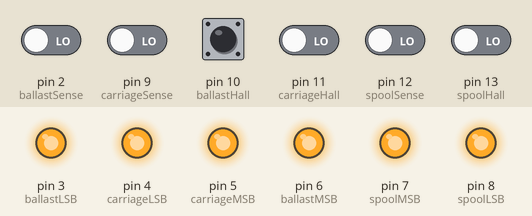
Simulated run of this sketch. Board: Arduino Nano, built with avr-gcc and run on an emulated ATmega328P. On the bench: output pins drawn as LEDs (lit = HIGH). Dashed ring = blinking. The inputs (shaded band) are chosen by the test bench; at power-on: pin 2 (ballastSense), pin 9 (carriageSense), pin 10 (ballastHall), pin 11 (carriageHall), pin 12 (spoolSense), pin 13 (spoolHall) LOW.

Above: at 1.7 s.
1.8 s: pin 10 (ballastHall) pulsed HIGH 5 times (0.12 s each, 0.3 s apart)
At 2.37 s:
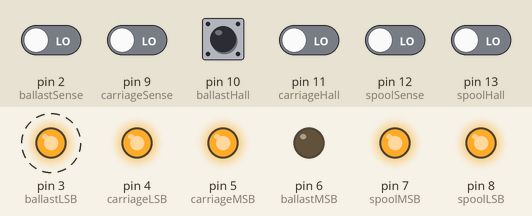
At 3.8 s:
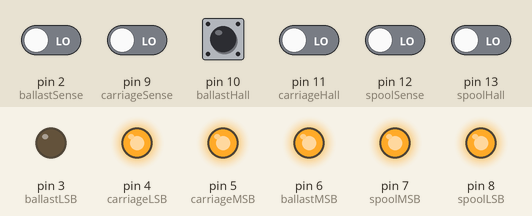
Timing chart, 0 to 5.3 s (numbered marks = the images above; inputs shaded):
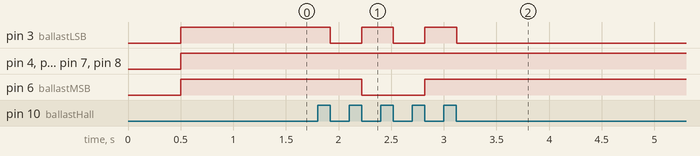

Measured:
- after the input at 1.8 s, pin 3 (ballastLSB): alternates HIGH for 0.30 s and LOW for 0.30 s, 5 changes in all, then stays LOW, starting after 0.12 s; pin 6 (ballastMSB): HIGH → LOW after 0.42 s, → HIGH 0.60 s later

The sketch:

encoder_reader2.ino
```cpp
/*
ARDUINO NANO ENCODER CODE
Reads the 3 Hall effect sensors and the 3 direction sense pins,
outputs the encoder increments on the 6 wire bus.

PINOUT:

Hall Effect Sensors
Carriage Hall Effect:	D11
Spool Hall Effect:		D13
Ballast Hall Effect:	D10

Direction Sense
Carriage Sense (Orange):	D9
Spool Sense (Purple):		D12
Ballast Sense (Blue):		D2

Parallel Bus
Carriage LSB (Blue):	D4
Carriage MSB (Purple):	D5
Spool LSB (Orange):		D8
Spool MSB (Yellow):		D7
Ballast LSB (Green):	D3
Ballast MSB (Grey):		D6

*/

//Establish Pin variables
uint8_t carriageHall =	11;
uint8_t spoolHall =		13;
uint8_t ballastHall =	10;

uint8_t carriageSense =	9;
uint8_t spoolSense =	12;
uint8_t ballastSense =	2;

uint8_t carriageLSB =	4;
uint8_t carriageMSB =	5;
uint8_t spoolLSB =		8;
uint8_t spoolMSB =		7;
uint8_t ballastLSB =	3;
uint8_t ballastMSB =	6;

//Debounce Counters
uint8_t carriageDebounce =	0;
uint8_t spoolDebounce =		0;
uint8_t ballastDebounce =	0;

uint8_t debounceThreshhold = 3;

uint16_t delayTime = 200;

//Parallel Bus Current data:
int8_t carriageBus =	0;
int8_t spoolBus =		0;
int8_t ballastBus =		0;

//Current Hall Sensor state (hall sensors digitalRead as false when activated):
bool carriageState =	true;
bool spoolState =		true;
bool ballastState = 	true;

void setup() {
	delay(500);
	//Configure the GPIO as INPUT/OUTPUT
	pinMode(carriageHall, INPUT);
	pinMode(spoolHall, INPUT);
	pinMode(ballastHall, INPUT);

	pinMode(carriageSense, INPUT);
	pinMode(spoolSense, INPUT);
	pinMode(ballastSense, INPUT);

	pinMode(carriageLSB, OUTPUT);
	pinMode(carriageMSB, OUTPUT);
	pinMode(spoolLSB, OUTPUT);
	pinMode(spoolMSB, OUTPUT);
	pinMode(ballastLSB, OUTPUT);
	pinMode(ballastMSB, OUTPUT);

}

/*
As the code loops, the mega needs to check every hall effect pin for a rising change of state (with debounce).
If there is a change, check the corresponding direction sense pin. Then increment the corresponding MSB/LSB
*/
void loop() {
	updateBus(carriageHall, readPin(carriageHall, carriageSense));
	updateBus(spoolHall, readPin(spoolHall, spoolSense));
	updateBus(ballastHall, readPin(ballastHall, ballastSense));

	delayMicroseconds(delayTime);
}
/*
reads one of the hall effect pins. Performs a debounce check.
Returns the increment amount int8_t: -1, 0, or 1
*/
int8_t readPin(uint8_t pin, uint8_t sensePin){
	int8_t increment = 0;
	bool pinRead = digitalRead(pin);
	//If pin read high and correct debounce count reached, increment parallel bus
	if(!pinRead && getDebounceCount(pin) == debounceThreshhold && getState(pin)){
		if(digitalRead(sensePin)){
			increment = 1;
		}
		else{
			increment  = -1;
		}
		updateDebounceCount(pin, -debounceThreshhold);
		updateState(pin);
	}
	//If pin read high and insufficient debounce count reached, increment debounce counter
	else if(!pinRead && getDebounceCount(pin) < debounceThreshhold && getState(pin)){
		updateDebounceCount(pin, 1);
	}

	else if(pinRead && getDebounceCount(pin) == debounceThreshhold && !getState(pin)){
		updateState(pin);
		updateDebounceCount(pin, -debounceThreshhold);
	}
	else if(pinRead && getDebounceCount(pin) < debounceThreshhold && !getState(pin)){
		updateDebounceCount(pin, 1);
	}
	else{
		updateDebounceCount(pin, -getDebounceCount(pin));
	}
	return increment;
}
/*
updates the parallel bus. Given Hall Pin and increment size.
*/
void updateBus(uint8_t pin, int8_t increment){
	if(increment != 0){
		if(pin == carriageHall){
			carriageBus += increment;
			if(carriageBus > 3){
				carriageBus = 0;
			}
			else if(carriageBus < 0){
				carriageBus = 3;
			}
			writeToBus(carriageLSB, carriageMSB, carriageBus);
		}
		else if(pin == spoolHall){
			spoolBus += increment;
			if(spoolBus > 3){
				spoolBus = 0;
			}
			else if(spoolBus < 0){
				spoolBus = 3;
			}
			writeToBus(spoolLSB, spoolMSB, spoolBus);
		}
		else if(pin == ballastHall){
			ballastBus += increment;
			if(ballastBus > 3){
				ballastBus = 0;
			}
			else if(ballastBus < 0){
				ballastBus = 3;
			}
			writeToBus(ballastLSB, ballastMSB, ballastBus);
		}
	}
}
void writeToBus(uint8_t LSBPin, uint8_t MSBPin, int8_t busVal){
	switch (busVal){
		case 0:
			digitalWrite(LSBPin, LOW);
			digitalWrite(MSBPin, LOW);
			break;
		case 1:
			digitalWrite(LSBPin, HIGH);
			digitalWrite(MSBPin, LOW);
			break;
		case 2:
			digitalWrite(LSBPin, LOW);
			digitalWrite(MSBPin, HIGH);
			break;
		case 3:
			digitalWrite(LSBPin, HIGH);
			digitalWrite(MSBPin, HIGH);
			break;
	}
}

uint8_t getDebounceCount(uint8_t pin){
	if(pin == carriageHall){
		return carriageDebounce;
	}
	else if(pin == spoolHall){
		return spoolDebounce;
	}
	else if(pin == ballastHall){
		return ballastDebounce;
	}
}

void updateDebounceCount(uint8_t pin, int8_t increment){
	if(pin == carriageHall){
		carriageDebounce += increment;
	}
	else if(pin == spoolHall){
		spoolDebounce += increment;
	}
	else if(pin == ballastHall){
		ballastDebounce += increment;
	}
}

bool getState(uint8_t pin){
	if(pin == carriageHall){
		return carriageState;
	}
	else if(pin == spoolHall){
		return spoolState;
	}
	else if(pin == ballastHall){
		return ballastState;
	}
}

void updateState(uint8_t pin){
	if(pin == carriageHall){
		carriageState = !carriageState;
	}
	else if(pin == spoolHall){
		spoolState = !spoolState;
	}
	else if(pin == ballastHall){
		ballastState = !ballastState;
	}
}
```
